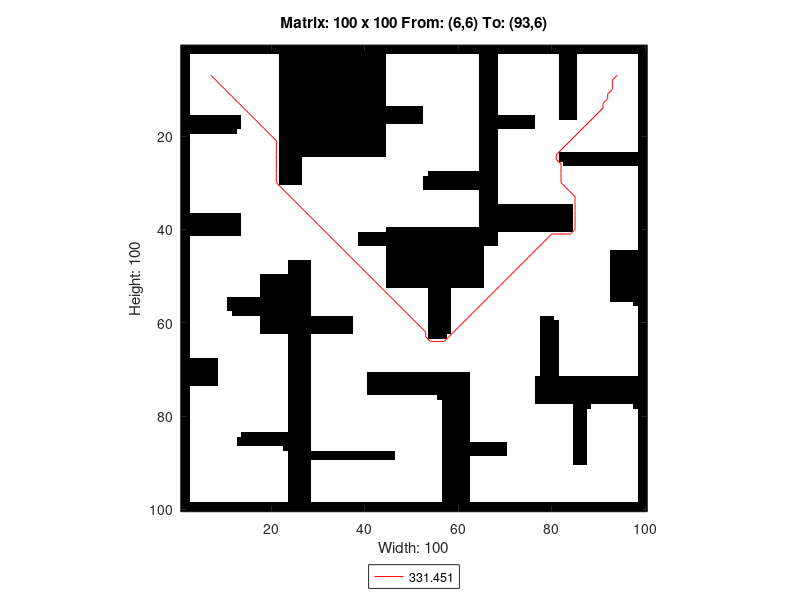

Write MATLAB code to recreate this figure.
A=[0 0 0 0 0 0 0 0 0 0 0 0 0 0 0 0 0 0 0 0 0 0 0 0 0 0 0 0 0 0 0 0 0 0 0 0 0 0 0 0 0 0 0 0 0 0 0 0 0 0 0 0 0 0 0 0 0 0 0 0 0 0 0 0 0 0 0 0 0 0 0 0 0 0 0 0 0 0 0 0 0 0 0 0 0 0 0 0 0 0 0 0 0 0 0 0 0 0 0 0 ;
0 0 0 0 0 0 0 0 0 0 0 0 0 0 0 0 0 0 0 0 0 0 0 0 0 0 0 0 0 0 0 0 0 0 0 0 0 0 0 0 0 0 0 0 0 0 0 0 0 0 0 0 0 0 0 0 0 0 0 0 0 0 0 0 0 0 0 0 0 0 0 0 0 0 0 0 0 0 0 0 0 0 0 0 0 0 0 0 0 0 0 0 0 0 0 0 0 0 0 0 ;
0 0 1 1 1 1 1 1 1 1 1 1 1 1 1 1 1 1 1 1 1 0 0 0 0 0 0 0 0 0 0 0 0 0 0 0 0 0 0 0 0 0 0 0 1 1 1 1 1 1 1 1 1 1 1 1 1 1 1 1 1 1 1 1 0 0 0 0 1 1 1 1 1 1 1 1 1 1 1 1 1 0 0 0 0 1 1 1 1 1 1 1 1 1 1 1 1 1 0 0 ;
0 0 1 1 1 1 1 1 1 1 1 1 1 1 1 1 1 1 1 1 1 0 0 0 0 0 0 0 0 0 0 0 0 0 0 0 0 0 0 0 0 0 0 0 1 1 1 1 1 1 1 1 1 1 1 1 1 1 1 1 1 1 1 1 0 0 0 0 1 1 1 1 1 1 1 1 1 1 1 1 1 0 0 0 0 1 1 1 1 1 1 1 1 1 1 1 1 1 0 0 ;
0 0 1 1 1 1 1 1 1 1 1 1 1 1 1 1 1 1 1 1 1 0 0 0 0 0 0 0 0 0 0 0 0 0 0 0 0 0 0 0 0 0 0 0 1 1 1 1 1 1 1 1 1 1 1 1 1 1 1 1 1 1 1 1 0 0 0 0 1 1 1 1 1 1 1 1 1 1 1 1 1 0 0 0 0 1 1 1 1 1 1 1 1 1 1 1 1 1 0 0 ;
0 0 1 1 1 1 1 1 1 1 1 1 1 1 1 1 1 1 1 1 1 0 0 0 0 0 0 0 0 0 0 0 0 0 0 0 0 0 0 0 0 0 0 0 1 1 1 1 1 1 1 1 1 1 1 1 1 1 1 1 1 1 1 1 0 0 0 0 1 1 1 1 1 1 1 1 1 1 1 1 1 0 0 0 0 1 1 1 1 1 1 1 1 1 1 1 1 1 0 0 ;
0 0 1 1 1 1 1 1 1 1 1 1 1 1 1 1 1 1 1 1 1 0 0 0 0 0 0 0 0 0 0 0 0 0 0 0 0 0 0 0 0 0 0 0 1 1 1 1 1 1 1 1 1 1 1 1 1 1 1 1 1 1 1 1 0 0 0 0 1 1 1 1 1 1 1 1 1 1 1 1 1 0 0 0 0 1 1 1 1 1 1 1 1 1 1 1 1 1 0 0 ;
0 0 1 1 1 1 1 1 1 1 1 1 1 1 1 1 1 1 1 1 1 0 0 0 0 0 0 0 0 0 0 0 0 0 0 0 0 0 0 0 0 0 0 0 1 1 1 1 1 1 1 1 1 1 1 1 1 1 1 1 1 1 1 1 0 0 0 0 1 1 1 1 1 1 1 1 1 1 1 1 1 0 0 0 0 1 1 1 1 1 1 1 1 1 1 1 1 1 0 0 ;
0 0 1 1 1 1 1 1 1 1 1 1 1 1 1 1 1 1 1 1 1 0 0 0 0 0 0 0 0 0 0 0 0 0 0 0 0 0 0 0 0 0 0 0 1 1 1 1 1 1 1 1 1 1 1 1 1 1 1 1 1 1 1 1 0 0 0 0 1 1 1 1 1 1 1 1 1 1 1 1 1 0 0 0 0 1 1 1 1 1 1 1 1 1 1 1 1 1 0 0 ;
0 0 1 1 1 1 1 1 1 1 1 1 1 1 1 1 1 1 1 1 1 0 0 0 0 0 0 0 0 0 0 0 0 0 0 0 0 0 0 0 0 0 0 0 1 1 1 1 1 1 1 1 1 1 1 1 1 1 1 1 1 1 1 1 0 0 0 0 1 1 1 1 1 1 1 1 1 1 1 1 1 0 0 0 0 1 1 1 1 1 1 1 1 1 1 1 1 1 0 0 ;
0 0 1 1 1 1 1 1 1 1 1 1 1 1 1 1 1 1 1 1 1 0 0 0 0 0 0 0 0 0 0 0 0 0 0 0 0 0 0 0 0 0 0 0 1 1 1 1 1 1 1 1 1 1 1 1 1 1 1 1 1 1 1 1 0 0 0 0 1 1 1 1 1 1 1 1 1 1 1 1 1 0 0 0 0 1 1 1 1 1 1 1 1 1 1 1 1 1 0 0 ;
0 0 1 1 1 1 1 1 1 1 1 1 1 1 1 1 1 1 1 1 1 0 0 0 0 0 0 0 0 0 0 0 0 0 0 0 0 0 0 0 0 0 0 0 1 1 1 1 1 1 1 1 1 1 1 1 1 1 1 1 1 1 1 1 0 0 0 0 1 1 1 1 1 1 1 1 1 1 1 1 1 0 0 0 0 1 1 1 1 1 1 1 1 1 1 1 1 1 0 0 ;
0 0 1 1 1 1 1 1 1 1 1 1 1 1 1 1 1 1 1 1 1 0 0 0 0 0 0 0 0 0 0 0 0 0 0 0 0 0 0 0 0 0 0 0 1 1 1 1 1 1 1 1 1 1 1 1 1 1 1 1 1 1 1 1 0 0 0 0 1 1 1 1 1 1 1 1 1 1 1 1 1 0 0 0 0 1 1 1 1 1 1 1 1 1 1 1 1 1 0 0 ;
0 0 1 1 1 1 1 1 1 1 1 1 1 1 1 1 1 1 1 1 1 0 0 0 0 0 0 0 0 0 0 0 0 0 0 0 0 0 0 0 0 0 0 0 0 0 0 0 0 0 0 0 1 1 1 1 1 1 1 1 1 1 1 1 0 0 0 0 1 1 1 1 1 1 1 1 1 1 1 1 1 0 0 0 0 1 1 1 1 1 1 1 1 1 1 1 1 1 0 0 ;
0 0 1 1 1 1 1 1 1 1 1 1 1 1 1 1 1 1 1 1 1 0 0 0 0 0 0 0 0 0 0 0 0 0 0 0 0 0 0 0 0 0 0 0 0 0 0 0 0 0 0 0 1 1 1 1 1 1 1 1 1 1 1 1 0 0 0 0 1 1 1 1 1 1 1 1 1 1 1 1 1 0 0 0 0 1 1 1 1 1 1 1 1 1 1 1 1 1 0 0 ;
0 0 0 0 0 0 0 0 0 0 0 0 0 1 1 1 1 1 1 1 1 0 0 0 0 0 0 0 0 0 0 0 0 0 0 0 0 0 0 0 0 0 0 0 0 0 0 0 0 0 0 0 1 1 1 1 1 1 1 1 1 1 1 1 0 0 0 0 0 0 0 0 0 0 0 0 1 1 1 1 1 0 0 0 0 1 1 1 1 1 1 1 1 1 1 1 1 1 0 0 ;
0 0 0 0 0 0 0 0 0 0 0 0 0 1 1 1 1 1 1 1 1 0 0 0 0 0 0 0 0 0 0 0 0 0 0 0 0 0 0 0 0 0 0 0 0 0 0 0 0 0 0 0 1 1 1 1 1 1 1 1 1 1 1 1 0 0 0 0 0 0 0 0 0 0 0 0 1 1 1 1 1 1 1 1 1 1 1 1 1 1 1 1 1 1 1 1 1 1 0 0 ;
0 0 0 0 0 0 0 0 0 0 0 0 0 1 1 1 1 1 1 1 1 0 0 0 0 0 0 0 0 0 0 0 0 0 0 0 0 0 0 0 0 0 0 0 1 1 1 1 1 1 1 1 1 1 1 1 1 1 1 1 1 1 1 1 0 0 0 0 0 0 0 0 0 0 0 0 1 1 1 1 1 1 1 1 1 1 1 1 1 1 1 1 1 1 1 1 1 1 0 0 ;
0 0 0 0 0 0 0 0 0 0 0 0 1 1 1 1 1 1 1 1 1 0 0 0 0 0 0 0 0 0 0 0 0 0 0 0 0 0 0 0 0 0 0 0 1 1 1 1 1 1 1 1 1 1 1 1 1 1 1 1 1 1 1 1 0 0 0 0 1 1 1 1 1 1 1 1 1 1 1 1 1 1 1 1 1 1 1 1 1 1 1 1 1 1 1 1 1 1 0 0 ;
0 0 1 1 1 1 1 1 1 1 1 1 1 1 1 1 1 1 1 1 1 0 0 0 0 0 0 0 0 0 0 0 0 0 0 0 0 0 0 0 0 0 0 0 1 1 1 1 1 1 1 1 1 1 1 1 1 1 1 1 1 1 1 1 0 0 0 0 1 1 1 1 1 1 1 1 1 1 1 1 1 1 1 1 1 1 1 1 1 1 1 1 1 1 1 1 1 1 0 0 ;
0 0 1 1 1 1 1 1 1 1 1 1 1 1 1 1 1 1 1 1 1 0 0 0 0 0 0 0 0 0 0 0 0 0 0 0 0 0 0 0 0 0 0 0 1 1 1 1 1 1 1 1 1 1 1 1 1 1 1 1 1 1 1 1 0 0 0 0 1 1 1 1 1 1 1 1 1 1 1 1 1 1 1 1 1 1 1 1 1 1 1 1 1 1 1 1 1 1 0 0 ;
0 0 1 1 1 1 1 1 1 1 1 1 1 1 1 1 1 1 1 1 1 0 0 0 0 0 0 0 0 0 0 0 0 0 0 0 0 0 0 0 0 0 0 0 1 1 1 1 1 1 1 1 1 1 1 1 1 1 1 1 1 1 1 1 0 0 0 0 1 1 1 1 1 1 1 1 1 1 1 1 1 1 1 1 1 1 1 1 1 1 1 1 1 1 1 1 1 1 0 0 ;
0 0 1 1 1 1 1 1 1 1 1 1 1 1 1 1 1 1 1 1 1 0 0 0 0 0 0 0 0 0 0 0 0 0 0 0 0 0 0 0 0 0 0 0 1 1 1 1 1 1 1 1 1 1 1 1 1 1 1 1 1 1 1 1 0 0 0 0 1 1 1 1 1 1 1 1 1 1 1 1 1 1 1 1 1 1 1 1 1 1 1 1 1 1 1 1 1 1 0 0 ;
0 0 1 1 1 1 1 1 1 1 1 1 1 1 1 1 1 1 1 1 1 0 0 0 0 0 0 0 0 0 0 0 0 0 0 0 0 0 0 0 0 0 0 0 1 1 1 1 1 1 1 1 1 1 1 1 1 1 1 1 1 1 1 1 0 0 0 0 1 1 1 1 1 1 1 1 1 1 1 1 1 0 0 0 0 0 0 0 0 0 0 0 0 0 0 0 0 0 0 0 ;
0 0 1 1 1 1 1 1 1 1 1 1 1 1 1 1 1 1 1 1 1 0 0 0 0 0 1 1 1 1 1 1 1 1 1 1 1 1 1 1 1 1 1 1 1 1 1 1 1 1 1 1 1 1 1 1 1 1 1 1 1 1 1 1 0 0 0 0 1 1 1 1 1 1 1 1 1 1 1 1 1 0 0 0 0 0 0 0 0 0 0 0 0 0 0 0 0 0 0 0 ;
0 0 1 1 1 1 1 1 1 1 1 1 1 1 1 1 1 1 1 1 1 0 0 0 0 0 1 1 1 1 1 1 1 1 1 1 1 1 1 1 1 1 1 1 1 1 1 1 1 1 1 1 1 1 1 1 1 1 1 1 1 1 1 1 0 0 0 0 1 1 1 1 1 1 1 1 1 1 1 1 1 1 0 0 0 0 0 0 0 0 0 0 0 0 0 0 0 0 0 0 ;
0 0 1 1 1 1 1 1 1 1 1 1 1 1 1 1 1 1 1 1 1 0 0 0 0 0 1 1 1 1 1 1 1 1 1 1 1 1 1 1 1 1 1 1 1 1 1 1 1 1 1 1 1 1 1 1 1 1 1 1 1 1 1 1 0 0 0 0 1 1 1 1 1 1 1 1 1 1 1 1 1 1 1 1 1 1 1 1 1 1 1 1 1 1 1 1 1 1 0 0 ;
0 0 1 1 1 1 1 1 1 1 1 1 1 1 1 1 1 1 1 1 1 0 0 0 0 0 1 1 1 1 1 1 1 1 1 1 1 1 1 1 1 1 1 1 1 1 1 1 1 1 1 1 1 0 0 0 0 0 0 0 0 0 0 0 0 0 0 0 1 1 1 1 1 1 1 1 1 1 1 1 1 1 1 1 1 1 1 1 1 1 1 1 1 1 1 1 1 1 0 0 ;
0 0 1 1 1 1 1 1 1 1 1 1 1 1 1 1 1 1 1 1 1 0 0 0 0 0 1 1 1 1 1 1 1 1 1 1 1 1 1 1 1 1 1 1 1 1 1 1 1 1 1 1 0 0 0 0 0 0 0 0 0 0 0 0 0 0 0 0 1 1 1 1 1 1 1 1 1 1 1 1 1 1 1 1 1 1 1 1 1 1 1 1 1 1 1 1 1 1 0 0 ;
0 0 1 1 1 1 1 1 1 1 1 1 1 1 1 1 1 1 1 1 1 0 0 0 0 0 1 1 1 1 1 1 1 1 1 1 1 1 1 1 1 1 1 1 1 1 1 1 1 1 1 1 0 0 0 0 0 0 0 0 0 0 0 0 0 0 0 0 1 1 1 1 1 1 1 1 1 1 1 1 1 1 1 1 1 1 1 1 1 1 1 1 1 1 1 1 1 1 0 0 ;
0 0 1 1 1 1 1 1 1 1 1 1 1 1 1 1 1 1 1 1 1 1 1 1 1 1 1 1 1 1 1 1 1 1 1 1 1 1 1 1 1 1 1 1 1 1 1 1 1 1 1 1 0 0 0 0 0 0 0 0 0 0 0 0 0 0 0 0 1 1 1 1 1 1 1 1 1 1 1 1 1 1 1 1 1 1 1 1 1 1 1 1 1 1 1 1 1 1 0 0 ;
0 0 1 1 1 1 1 1 1 1 1 1 1 1 1 1 1 1 1 1 1 1 1 1 1 1 1 1 1 1 1 1 1 1 1 1 1 1 1 1 1 1 1 1 1 1 1 1 1 1 1 1 1 1 1 1 1 1 1 1 1 1 1 1 0 0 0 0 1 1 1 1 1 1 1 1 1 1 1 1 1 1 1 1 1 1 1 1 1 1 1 1 1 1 1 1 1 1 0 0 ;
0 0 1 1 1 1 1 1 1 1 1 1 1 1 1 1 1 1 1 1 1 1 1 1 1 1 1 1 1 1 1 1 1 1 1 1 1 1 1 1 1 1 1 1 1 1 1 1 1 1 1 1 1 1 1 1 1 1 1 1 1 1 1 1 0 0 0 0 1 1 1 1 1 1 1 1 1 1 1 1 1 1 1 1 1 1 1 1 1 1 1 1 1 1 1 1 1 1 0 0 ;
0 0 1 1 1 1 1 1 1 1 1 1 1 1 1 1 1 1 1 1 1 1 1 1 1 1 1 1 1 1 1 1 1 1 1 1 1 1 1 1 1 1 1 1 1 1 1 1 1 1 1 1 1 1 1 1 1 1 1 1 1 1 1 1 0 0 0 0 1 1 1 1 1 1 1 1 1 1 1 1 1 1 1 1 1 1 1 1 1 1 1 1 1 1 1 1 1 1 0 0 ;
0 0 1 1 1 1 1 1 1 1 1 1 1 1 1 1 1 1 1 1 1 1 1 1 1 1 1 1 1 1 1 1 1 1 1 1 1 1 1 1 1 1 1 1 1 1 1 1 1 1 1 1 1 1 1 1 1 1 1 1 1 1 1 1 0 0 0 0 0 0 0 0 0 0 0 0 0 0 0 0 0 0 0 0 1 1 1 1 1 1 1 1 1 1 1 1 1 1 0 0 ;
0 0 1 1 1 1 1 1 1 1 1 1 1 1 1 1 1 1 1 1 1 1 1 1 1 1 1 1 1 1 1 1 1 1 1 1 1 1 1 1 1 1 1 1 1 1 1 1 1 1 1 1 1 1 1 1 1 1 1 1 1 1 1 1 0 0 0 0 0 0 0 0 0 0 0 0 0 0 0 0 0 0 0 0 1 1 1 1 1 1 1 1 1 1 1 1 1 1 0 0 ;
0 0 0 0 0 0 0 0 0 0 0 0 0 1 1 1 1 1 1 1 1 1 1 1 1 1 1 1 1 1 1 1 1 1 1 1 1 1 1 1 1 1 1 1 1 1 1 1 1 1 1 1 1 1 1 1 1 1 1 1 1 1 1 1 0 0 0 0 0 0 0 0 0 0 0 0 0 0 0 0 0 0 0 0 1 1 1 1 1 1 1 1 1 1 1 1 1 1 0 0 ;
0 0 0 0 0 0 0 0 0 0 0 0 0 1 1 1 1 1 1 1 1 1 1 1 1 1 1 1 1 1 1 1 1 1 1 1 1 1 1 1 1 1 1 1 1 1 1 1 1 1 1 1 1 1 1 1 1 1 1 1 1 1 1 1 0 0 0 0 0 0 0 0 0 0 0 0 0 0 0 0 0 0 0 0 1 1 1 1 1 1 1 1 1 1 1 1 1 1 0 0 ;
0 0 0 0 0 0 0 0 0 0 0 0 0 1 1 1 1 1 1 1 1 1 1 1 1 1 1 1 1 1 1 1 1 1 1 1 1 1 1 1 1 1 1 1 1 1 1 1 1 1 1 1 1 1 1 1 1 1 1 1 1 1 1 1 0 0 0 0 0 0 0 0 0 0 0 0 0 0 0 0 0 0 0 0 1 1 1 1 1 1 1 1 1 1 1 1 1 1 0 0 ;
0 0 0 0 0 0 0 0 0 0 0 0 0 1 1 1 1 1 1 1 1 1 1 1 1 1 1 1 1 1 1 1 1 1 1 1 1 1 1 1 1 1 1 1 0 0 0 0 0 0 0 0 0 0 0 0 0 0 0 0 0 0 0 0 0 0 0 0 0 0 0 0 0 0 0 0 0 0 0 0 0 0 0 0 1 1 1 1 1 1 1 1 1 1 1 1 1 1 0 0 ;
0 0 0 0 0 0 0 0 0 0 0 0 0 1 1 1 1 1 1 1 1 1 1 1 1 1 1 1 1 1 1 1 1 1 1 1 1 1 0 0 0 0 0 0 0 0 0 0 0 0 0 0 0 0 0 0 0 0 0 0 0 0 0 0 0 0 0 0 1 1 1 1 1 1 1 1 1 1 1 1 1 1 1 1 1 1 1 1 1 1 1 1 1 1 1 1 1 1 0 0 ;
0 0 1 1 1 1 1 1 1 1 1 1 1 1 1 1 1 1 1 1 1 1 1 1 1 1 1 1 1 1 1 1 1 1 1 1 1 1 0 0 0 0 0 0 0 0 0 0 0 0 0 0 0 0 0 0 0 0 0 0 0 0 0 0 0 0 0 0 1 1 1 1 1 1 1 1 1 1 1 1 1 1 1 1 1 1 1 1 1 1 1 1 1 1 1 1 1 1 0 0 ;
0 0 1 1 1 1 1 1 1 1 1 1 1 1 1 1 1 1 1 1 1 1 1 1 1 1 1 1 1 1 1 1 1 1 1 1 1 1 0 0 0 0 0 0 0 0 0 0 0 0 0 0 0 0 0 0 0 0 0 0 0 0 0 0 0 0 0 0 1 1 1 1 1 1 1 1 1 1 1 1 1 1 1 1 1 1 1 1 1 1 1 1 1 1 1 1 1 1 0 0 ;
0 0 1 1 1 1 1 1 1 1 1 1 1 1 1 1 1 1 1 1 1 1 1 1 1 1 1 1 1 1 1 1 1 1 1 1 1 1 1 1 1 1 1 1 0 0 0 0 0 0 0 0 0 0 0 0 0 0 0 0 0 0 0 0 0 1 1 1 1 1 1 1 1 1 1 1 1 1 1 1 1 1 1 1 1 1 1 1 1 1 1 1 1 1 1 1 1 1 0 0 ;
0 0 1 1 1 1 1 1 1 1 1 1 1 1 1 1 1 1 1 1 1 1 1 1 1 1 1 1 1 1 1 1 1 1 1 1 1 1 1 1 1 1 1 1 0 0 0 0 0 0 0 0 0 0 0 0 0 0 0 0 0 0 0 0 0 1 1 1 1 1 1 1 1 1 1 1 1 1 1 1 1 1 1 1 1 1 1 1 1 1 1 1 0 0 0 0 0 0 0 0 ;
0 0 1 1 1 1 1 1 1 1 1 1 1 1 1 1 1 1 1 1 1 1 1 1 1 1 1 1 1 1 1 1 1 1 1 1 1 1 1 1 1 1 1 1 0 0 0 0 0 0 0 0 0 0 0 0 0 0 0 0 0 0 0 0 0 1 1 1 1 1 1 1 1 1 1 1 1 1 1 1 1 1 1 1 1 1 1 1 1 1 1 1 0 0 0 0 0 0 0 0 ;
0 0 1 1 1 1 1 1 1 1 1 1 1 1 1 1 1 1 1 1 1 1 1 0 0 0 0 0 1 1 1 1 1 1 1 1 1 1 1 1 1 1 1 1 0 0 0 0 0 0 0 0 0 0 0 0 0 0 0 0 0 0 0 0 0 1 1 1 1 1 1 1 1 1 1 1 1 1 1 1 1 1 1 1 1 1 1 1 1 1 1 1 0 0 0 0 0 0 0 0 ;
0 0 1 1 1 1 1 1 1 1 1 1 1 1 1 1 1 1 1 1 1 1 1 0 0 0 0 0 1 1 1 1 1 1 1 1 1 1 1 1 1 1 1 1 0 0 0 0 0 0 0 0 0 0 0 0 0 0 0 0 0 0 0 0 0 1 1 1 1 1 1 1 1 1 1 1 1 1 1 1 1 1 1 1 1 1 1 1 1 1 1 1 0 0 0 0 0 0 0 0 ;
0 0 1 1 1 1 1 1 1 1 1 1 1 1 1 1 1 1 1 1 1 1 1 0 0 0 0 0 1 1 1 1 1 1 1 1 1 1 1 1 1 1 1 1 0 0 0 0 0 0 0 0 0 0 0 0 0 0 0 0 0 0 0 0 0 1 1 1 1 1 1 1 1 1 1 1 1 1 1 1 1 1 1 1 1 1 1 1 1 1 1 1 0 0 0 0 0 0 0 0 ;
0 0 1 1 1 1 1 1 1 1 1 1 1 1 1 1 1 0 0 0 0 0 0 0 0 0 0 0 1 1 1 1 1 1 1 1 1 1 1 1 1 1 1 1 0 0 0 0 0 0 0 0 0 0 0 0 0 0 0 0 0 0 0 0 0 1 1 1 1 1 1 1 1 1 1 1 1 1 1 1 1 1 1 1 1 1 1 1 1 1 1 1 0 0 0 0 0 0 0 0 ;
0 0 1 1 1 1 1 1 1 1 1 1 1 1 1 1 1 0 0 0 0 0 0 0 0 0 0 0 1 1 1 1 1 1 1 1 1 1 1 1 1 1 1 1 0 0 0 0 0 0 0 0 0 0 0 0 0 0 0 0 0 0 0 0 0 1 1 1 1 1 1 1 1 1 1 1 1 1 1 1 1 1 1 1 1 1 1 1 1 1 1 1 0 0 0 0 0 0 0 0 ;
0 0 1 1 1 1 1 1 1 1 1 1 1 1 1 1 1 0 0 0 0 0 0 0 0 0 0 0 1 1 1 1 1 1 1 1 1 1 1 1 1 1 1 1 0 0 0 0 0 0 0 0 0 0 0 0 0 0 0 0 0 0 0 0 0 1 1 1 1 1 1 1 1 1 1 1 1 1 1 1 1 1 1 1 1 1 1 1 1 1 1 1 0 0 0 0 0 0 0 0 ;
0 0 1 1 1 1 1 1 1 1 1 1 1 1 1 1 1 0 0 0 0 0 0 0 0 0 0 0 1 1 1 1 1 1 1 1 1 1 1 1 1 1 1 1 1 1 1 1 1 1 1 1 1 0 0 0 0 0 1 1 1 1 1 1 1 1 1 1 1 1 1 1 1 1 1 1 1 1 1 1 1 1 1 1 1 1 1 1 1 1 1 1 0 0 0 0 0 0 0 0 ;
0 0 1 1 1 1 1 1 1 1 1 1 1 1 1 1 1 0 0 0 0 0 0 0 0 0 0 0 1 1 1 1 1 1 1 1 1 1 1 1 1 1 1 1 1 1 1 1 1 1 1 1 1 0 0 0 0 0 1 1 1 1 1 1 1 1 1 1 1 1 1 1 1 1 1 1 1 1 1 1 1 1 1 1 1 1 1 1 1 1 1 1 0 0 0 0 0 0 0 0 ;
0 0 1 1 1 1 1 1 1 1 0 0 0 0 0 0 0 0 0 0 0 0 0 0 0 0 0 0 1 1 1 1 1 1 1 1 1 1 1 1 1 1 1 1 1 1 1 1 1 1 1 1 1 0 0 0 0 0 1 1 1 1 1 1 1 1 1 1 1 1 1 1 1 1 1 1 1 1 1 1 1 1 1 1 1 1 1 1 1 1 1 1 0 0 0 0 0 0 0 0 ;
0 0 1 1 1 1 1 1 1 1 0 0 0 0 0 0 0 0 0 0 0 0 0 0 0 0 0 0 1 1 1 1 1 1 1 1 1 1 1 1 1 1 1 1 1 1 1 1 1 1 1 1 1 0 0 0 0 0 1 1 1 1 1 1 1 1 1 1 1 1 1 1 1 1 1 1 1 1 1 1 1 1 1 1 1 1 1 1 1 1 1 1 1 1 1 1 1 0 0 0 ;
0 0 1 1 1 1 1 1 1 1 0 0 0 0 0 0 0 0 0 0 0 0 0 0 0 0 0 0 1 1 1 1 1 1 1 1 1 1 1 1 1 1 1 1 1 1 1 1 1 1 1 1 1 0 0 0 0 0 1 1 1 1 1 1 1 1 1 1 1 1 1 1 1 1 1 1 1 1 1 1 1 1 1 1 1 1 1 1 1 1 1 1 1 1 1 1 1 1 0 0 ;
0 0 1 1 1 1 1 1 1 1 1 0 0 0 0 0 0 0 0 0 0 0 0 0 0 0 0 0 1 1 1 1 1 1 1 1 1 1 1 1 1 1 1 1 1 1 1 1 1 1 1 1 1 0 0 0 0 0 1 1 1 1 1 1 1 1 1 1 1 1 1 1 1 1 1 1 1 1 1 1 1 1 1 1 1 1 1 1 1 1 1 1 1 1 1 1 1 1 0 0 ;
0 0 1 1 1 1 1 1 1 1 1 1 1 1 1 1 1 0 0 0 0 0 0 0 0 0 0 0 0 0 0 0 0 0 0 0 0 1 1 1 1 1 1 1 1 1 1 1 1 1 1 1 1 0 0 0 0 0 1 1 1 1 1 1 1 1 1 1 1 1 1 1 1 1 1 1 1 0 0 0 1 1 1 1 1 1 1 1 1 1 1 1 1 1 1 1 1 1 0 0 ;
0 0 1 1 1 1 1 1 1 1 1 1 1 1 1 1 1 0 0 0 0 0 0 0 0 0 0 0 0 0 0 0 0 0 0 0 0 1 1 1 1 1 1 1 1 1 1 1 1 1 1 1 1 0 0 0 0 0 1 1 1 1 1 1 1 1 1 1 1 1 1 1 1 1 1 1 1 0 0 0 0 1 1 1 1 1 1 1 1 1 1 1 1 1 1 1 1 1 0 0 ;
0 0 1 1 1 1 1 1 1 1 1 1 1 1 1 1 1 0 0 0 0 0 0 0 0 0 0 0 0 0 0 0 0 0 0 0 0 1 1 1 1 1 1 1 1 1 1 1 1 1 1 1 1 0 0 0 0 0 1 1 1 1 1 1 1 1 1 1 1 1 1 1 1 1 1 1 1 0 0 0 0 1 1 1 1 1 1 1 1 1 1 1 1 1 1 1 1 1 0 0 ;
0 0 1 1 1 1 1 1 1 1 1 1 1 1 1 1 1 0 0 0 0 0 0 0 0 0 0 0 0 0 0 0 0 0 0 0 0 1 1 1 1 1 1 1 1 1 1 1 1 1 1 1 1 0 0 0 0 0 1 1 1 1 1 1 1 1 1 1 1 1 1 1 1 1 1 1 1 0 0 0 0 1 1 1 1 1 1 1 1 1 1 1 1 1 1 1 1 1 0 0 ;
0 0 1 1 1 1 1 1 1 1 1 1 1 1 1 1 1 1 1 1 1 1 1 0 0 0 0 0 1 1 1 1 1 1 1 1 1 1 1 1 1 1 1 1 1 1 1 1 1 1 1 1 1 0 0 0 0 1 1 1 1 1 1 1 1 1 1 1 1 1 1 1 1 1 1 1 1 0 0 0 0 1 1 1 1 1 1 1 1 1 1 1 1 1 1 1 1 1 0 0 ;
0 0 1 1 1 1 1 1 1 1 1 1 1 1 1 1 1 1 1 1 1 1 1 0 0 0 0 0 1 1 1 1 1 1 1 1 1 1 1 1 1 1 1 1 1 1 1 1 1 1 1 1 1 1 1 1 1 1 1 1 1 1 1 1 1 1 1 1 1 1 1 1 1 1 1 1 1 0 0 0 0 1 1 1 1 1 1 1 1 1 1 1 1 1 1 1 1 1 0 0 ;
0 0 1 1 1 1 1 1 1 1 1 1 1 1 1 1 1 1 1 1 1 1 1 0 0 0 0 0 1 1 1 1 1 1 1 1 1 1 1 1 1 1 1 1 1 1 1 1 1 1 1 1 1 1 1 1 1 1 1 1 1 1 1 1 1 1 1 1 1 1 1 1 1 1 1 1 1 0 0 0 0 1 1 1 1 1 1 1 1 1 1 1 1 1 1 1 1 1 0 0 ;
0 0 1 1 1 1 1 1 1 1 1 1 1 1 1 1 1 1 1 1 1 1 1 0 0 0 0 0 1 1 1 1 1 1 1 1 1 1 1 1 1 1 1 1 1 1 1 1 1 1 1 1 1 1 1 1 1 1 1 1 1 1 1 1 1 1 1 1 1 1 1 1 1 1 1 1 1 0 0 0 0 1 1 1 1 1 1 1 1 1 1 1 1 1 1 1 1 1 0 0 ;
0 0 1 1 1 1 1 1 1 1 1 1 1 1 1 1 1 1 1 1 1 1 1 0 0 0 0 0 1 1 1 1 1 1 1 1 1 1 1 1 1 1 1 1 1 1 1 1 1 1 1 1 1 1 1 1 1 1 1 1 1 1 1 1 1 1 1 1 1 1 1 1 1 1 1 1 1 0 0 0 0 1 1 1 1 1 1 1 1 1 1 1 1 1 1 1 1 1 0 0 ;
0 0 0 0 0 0 0 0 1 1 1 1 1 1 1 1 1 1 1 1 1 1 1 0 0 0 0 0 1 1 1 1 1 1 1 1 1 1 1 1 1 1 1 1 1 1 1 1 1 1 1 1 1 1 1 1 1 1 1 1 1 1 1 1 1 1 1 1 1 1 1 1 1 1 1 1 1 0 0 0 0 1 1 1 1 1 1 1 1 1 1 1 1 1 1 1 1 1 0 0 ;
0 0 0 0 0 0 0 0 1 1 1 1 1 1 1 1 1 1 1 1 1 1 1 0 0 0 0 0 1 1 1 1 1 1 1 1 1 1 1 1 1 1 1 1 1 1 1 1 1 1 1 1 1 1 1 1 1 1 1 1 1 1 1 1 1 1 1 1 1 1 1 1 1 1 1 1 1 0 0 0 0 1 1 1 1 1 1 1 1 1 1 1 1 1 1 1 1 1 0 0 ;
0 0 0 0 0 0 0 0 1 1 1 1 1 1 1 1 1 1 1 1 1 1 1 0 0 0 0 0 1 1 1 1 1 1 1 1 1 1 1 1 1 1 1 1 1 1 1 1 1 1 1 1 1 1 1 1 1 1 1 1 1 1 1 1 1 1 1 1 1 1 1 1 1 1 1 1 1 0 0 0 0 1 1 1 1 1 1 1 1 1 1 1 1 1 1 1 1 1 0 0 ;
0 0 0 0 0 0 0 0 1 1 1 1 1 1 1 1 1 1 1 1 1 1 1 0 0 0 0 0 1 1 1 1 1 1 1 1 1 1 1 1 0 0 0 0 0 0 0 0 0 0 0 0 0 0 0 0 0 0 0 0 0 0 1 1 1 1 1 1 1 1 1 1 1 1 1 1 1 0 0 0 0 1 1 1 1 1 1 1 1 1 1 1 1 1 1 1 1 1 0 0 ;
0 0 0 0 0 0 0 0 1 1 1 1 1 1 1 1 1 1 1 1 1 1 1 0 0 0 0 0 1 1 1 1 1 1 1 1 1 1 1 1 0 0 0 0 0 0 0 0 0 0 0 0 0 0 0 0 0 0 0 0 0 0 1 1 1 1 1 1 1 1 1 1 1 1 1 1 0 0 0 0 0 0 0 0 0 0 0 0 0 0 0 0 0 0 0 0 0 0 0 0 ;
0 0 0 0 0 0 0 0 1 1 1 1 1 1 1 1 1 1 1 1 1 1 1 0 0 0 0 0 1 1 1 1 1 1 1 1 1 1 1 1 0 0 0 0 0 0 0 0 0 0 0 0 0 0 0 0 0 0 0 0 0 0 1 1 1 1 1 1 1 1 1 1 1 1 1 1 0 0 0 0 0 0 0 0 0 0 0 0 0 0 0 0 0 0 0 0 0 0 0 0 ;
0 0 1 1 1 1 1 1 1 1 1 1 1 1 1 1 1 1 1 1 1 1 1 0 0 0 0 0 1 1 1 1 1 1 1 1 1 1 1 1 0 0 0 0 0 0 0 0 0 0 0 0 0 0 0 0 0 0 0 0 0 0 1 1 1 1 1 1 1 1 1 1 1 1 1 1 0 0 0 0 0 0 0 0 0 0 0 0 0 0 0 0 0 0 0 0 0 0 0 0 ;
0 0 1 1 1 1 1 1 1 1 1 1 1 1 1 1 1 1 1 1 1 1 1 0 0 0 0 0 1 1 1 1 1 1 1 1 1 1 1 1 0 0 0 0 0 0 0 0 0 0 0 0 0 0 0 0 0 0 0 0 0 0 1 1 1 1 1 1 1 1 1 1 1 1 1 1 0 0 0 0 0 0 0 0 0 0 0 0 0 0 0 0 0 0 0 0 0 0 0 0 ;
0 0 1 1 1 1 1 1 1 1 1 1 1 1 1 1 1 1 1 1 1 1 1 0 0 0 0 0 1 1 1 1 1 1 1 1 1 1 1 1 1 1 1 1 1 1 1 1 1 1 1 1 1 1 1 0 0 0 0 0 0 0 1 1 1 1 1 1 1 1 1 1 1 1 1 1 0 0 0 0 0 0 0 0 0 0 0 0 0 0 0 0 0 0 0 0 0 0 0 0 ;
0 0 1 1 1 1 1 1 1 1 1 1 1 1 1 1 1 1 1 1 1 1 1 0 0 0 0 0 1 1 1 1 1 1 1 1 1 1 1 1 1 1 1 1 1 1 1 1 1 1 1 1 1 1 1 1 0 0 0 0 0 0 1 1 1 1 1 1 1 1 1 1 1 1 1 1 0 0 0 0 0 0 0 0 0 0 0 0 0 0 0 0 0 0 0 0 0 0 0 0 ;
0 0 1 1 1 1 1 1 1 1 1 1 1 1 1 1 1 1 1 1 1 1 1 0 0 0 0 0 1 1 1 1 1 1 1 1 1 1 1 1 1 1 1 1 1 1 1 1 1 1 1 1 1 1 1 1 0 0 0 0 0 0 1 1 1 1 1 1 1 1 1 1 1 1 1 1 1 1 1 1 1 1 1 1 0 0 0 0 1 1 1 1 1 1 1 1 1 0 0 0 ;
0 0 1 1 1 1 1 1 1 1 1 1 1 1 1 1 1 1 1 1 1 1 1 0 0 0 0 0 1 1 1 1 1 1 1 1 1 1 1 1 1 1 1 1 1 1 1 1 1 1 1 1 1 1 1 1 0 0 0 0 0 0 1 1 1 1 1 1 1 1 1 1 1 1 1 1 1 1 1 1 1 1 1 1 0 0 0 1 1 1 1 1 1 1 1 1 1 1 0 0 ;
0 0 1 1 1 1 1 1 1 1 1 1 1 1 1 1 1 1 1 1 1 1 1 0 0 0 0 0 1 1 1 1 1 1 1 1 1 1 1 1 1 1 1 1 1 1 1 1 1 1 1 1 1 1 1 1 0 0 0 0 0 0 1 1 1 1 1 1 1 1 1 1 1 1 1 1 1 1 1 1 1 1 1 1 0 0 0 1 1 1 1 1 1 1 1 1 1 1 0 0 ;
0 0 1 1 1 1 1 1 1 1 1 1 1 1 1 1 1 1 1 1 1 1 1 0 0 0 0 0 1 1 1 1 1 1 1 1 1 1 1 1 1 1 1 1 1 1 1 1 1 1 1 1 1 1 1 1 0 0 0 0 0 0 1 1 1 1 1 1 1 1 1 1 1 1 1 1 1 1 1 1 1 1 1 1 0 0 0 1 1 1 1 1 1 1 1 1 1 1 0 0 ;
0 0 1 1 1 1 1 1 1 1 1 1 1 1 1 1 1 1 1 1 1 1 1 0 0 0 0 0 1 1 1 1 1 1 1 1 1 1 1 1 1 1 1 1 1 1 1 1 1 1 1 1 1 1 1 1 0 0 0 0 0 0 1 1 1 1 1 1 1 1 1 1 1 1 1 1 1 1 1 1 1 1 1 1 0 0 0 1 1 1 1 1 1 1 1 1 1 1 0 0 ;
0 0 1 1 1 1 1 1 1 1 1 1 1 1 1 1 1 1 1 1 1 1 1 0 0 0 0 0 1 1 1 1 1 1 1 1 1 1 1 1 1 1 1 1 1 1 1 1 1 1 1 1 1 1 1 1 0 0 0 0 0 0 1 1 1 1 1 1 1 1 1 1 1 1 1 1 1 1 1 1 1 1 1 1 0 0 0 1 1 1 1 1 1 1 1 1 1 1 0 0 ;
0 0 1 1 1 1 1 1 1 1 1 1 1 0 0 0 0 0 0 0 0 0 0 0 0 0 0 0 1 1 1 1 1 1 1 1 1 1 1 1 1 1 1 1 1 1 1 1 1 1 1 1 1 1 1 1 0 0 0 0 0 0 1 1 1 1 1 1 1 1 1 1 1 1 1 1 1 1 1 1 1 1 1 1 0 0 0 1 1 1 1 1 1 1 1 1 1 1 0 0 ;
0 0 1 1 1 1 1 1 1 1 1 1 0 0 0 0 0 0 0 0 0 0 0 0 0 0 0 0 1 1 1 1 1 1 1 1 1 1 1 1 1 1 1 1 1 1 1 1 1 1 1 1 1 1 1 1 0 0 0 0 0 0 1 1 1 1 1 1 1 1 1 1 1 1 1 1 1 1 1 1 1 1 1 1 0 0 0 1 1 1 1 1 1 1 1 1 1 1 0 0 ;
0 0 1 1 1 1 1 1 1 1 1 1 0 0 0 0 0 0 0 0 0 0 0 0 0 0 0 0 1 1 1 1 1 1 1 1 1 1 1 1 1 1 1 1 1 1 1 1 1 1 1 1 1 1 1 1 0 0 0 0 0 0 0 0 0 0 0 0 0 0 1 1 1 1 1 1 1 1 1 1 1 1 1 1 0 0 0 1 1 1 1 1 1 1 1 1 1 1 0 0 ;
0 0 1 1 1 1 1 1 1 1 1 1 1 1 1 1 1 1 1 1 1 1 0 0 0 0 0 0 1 1 1 1 1 1 1 1 1 1 1 1 1 1 1 1 1 1 1 1 1 1 1 1 1 1 1 1 0 0 0 0 0 0 0 0 0 0 0 0 0 0 1 1 1 1 1 1 1 1 1 1 1 1 1 1 0 0 0 1 1 1 1 1 1 1 1 1 1 1 0 0 ;
0 0 1 1 1 1 1 1 1 1 1 1 1 1 1 1 1 1 1 1 1 1 1 0 0 0 0 0 0 0 0 0 0 0 0 0 0 0 0 0 0 0 0 0 0 0 1 1 1 1 1 1 1 1 1 1 0 0 0 0 0 0 0 0 0 0 0 0 0 0 1 1 1 1 1 1 1 1 1 1 1 1 1 1 0 0 0 1 1 1 1 1 1 1 1 1 1 1 0 0 ;
0 0 1 1 1 1 1 1 1 1 1 1 1 1 1 1 1 1 1 1 1 1 1 0 0 0 0 0 0 0 0 0 0 0 0 0 0 0 0 0 0 0 0 0 0 0 1 1 1 1 1 1 1 1 1 1 0 0 0 0 0 0 1 1 1 1 1 1 1 1 1 1 1 1 1 1 1 1 1 1 1 1 1 1 0 0 0 1 1 1 1 1 1 1 1 1 1 1 0 0 ;
0 0 1 1 1 1 1 1 1 1 1 1 1 1 1 1 1 1 1 1 1 1 1 0 0 0 0 0 1 1 1 1 1 1 1 1 1 1 1 1 1 1 1 1 1 1 1 1 1 1 1 1 1 1 1 1 0 0 0 0 0 0 1 1 1 1 1 1 1 1 1 1 1 1 1 1 1 1 1 1 1 1 1 1 0 0 0 1 1 1 1 1 1 1 1 1 1 1 0 0 ;
0 0 1 1 1 1 1 1 1 1 1 1 1 1 1 1 1 1 1 1 1 1 1 0 0 0 0 0 1 1 1 1 1 1 1 1 1 1 1 1 1 1 1 1 1 1 1 1 1 1 1 1 1 1 1 1 0 0 0 0 0 0 1 1 1 1 1 1 1 1 1 1 1 1 1 1 1 1 1 1 1 1 1 1 1 1 1 1 1 1 1 1 1 1 1 1 1 1 0 0 ;
0 0 1 1 1 1 1 1 1 1 1 1 1 1 1 1 1 1 1 1 1 1 1 0 0 0 0 0 1 1 1 1 1 1 1 1 1 1 1 1 1 1 1 1 1 1 1 1 1 1 1 1 1 1 1 1 0 0 0 0 0 0 1 1 1 1 1 1 1 1 1 1 1 1 1 1 1 1 1 1 1 1 1 1 1 1 1 1 1 1 1 1 1 1 1 1 1 1 0 0 ;
0 0 1 1 1 1 1 1 1 1 1 1 1 1 1 1 1 1 1 1 1 1 1 0 0 0 0 0 1 1 1 1 1 1 1 1 1 1 1 1 1 1 1 1 1 1 1 1 1 1 1 1 1 1 1 1 0 0 0 0 0 0 1 1 1 1 1 1 1 1 1 1 1 1 1 1 1 1 1 1 1 1 1 1 1 1 1 1 1 1 1 1 1 1 1 1 1 1 0 0 ;
0 0 1 1 1 1 1 1 1 1 1 1 1 1 1 1 1 1 1 1 1 1 1 0 0 0 0 0 1 1 1 1 1 1 1 1 1 1 1 1 1 1 1 1 1 1 1 1 1 1 1 1 1 1 1 1 0 0 0 0 0 0 1 1 1 1 1 1 1 1 1 1 1 1 1 1 1 1 1 1 1 1 1 1 1 1 1 1 1 1 1 1 1 1 1 1 1 1 0 0 ;
0 0 1 1 1 1 1 1 1 1 1 1 1 1 1 1 1 1 1 1 1 1 1 0 0 0 0 0 1 1 1 1 1 1 1 1 1 1 1 1 1 1 1 1 1 1 1 1 1 1 1 1 1 1 1 1 0 0 0 0 0 0 1 1 1 1 1 1 1 1 1 1 1 1 1 1 1 1 1 1 1 1 1 1 1 1 1 1 1 1 1 1 1 1 1 1 1 1 0 0 ;
0 0 1 1 1 1 1 1 1 1 1 1 1 1 1 1 1 1 1 1 1 1 1 0 0 0 0 0 1 1 1 1 1 1 1 1 1 1 1 1 1 1 1 1 1 1 1 1 1 1 1 1 1 1 1 1 0 0 0 0 0 0 1 1 1 1 1 1 1 1 1 1 1 1 1 1 1 1 1 1 1 1 1 1 1 1 1 1 1 1 1 1 1 1 1 1 1 1 0 0 ;
0 0 1 1 1 1 1 1 1 1 1 1 1 1 1 1 1 1 1 1 1 1 1 0 0 0 0 0 1 1 1 1 1 1 1 1 1 1 1 1 1 1 1 1 1 1 1 1 1 1 1 1 1 1 1 1 0 0 0 0 0 0 1 1 1 1 1 1 1 1 1 1 1 1 1 1 1 1 1 1 1 1 1 1 1 1 1 1 1 1 1 1 1 1 1 1 1 1 0 0 ;
0 0 1 1 1 1 1 1 1 1 1 1 1 1 1 1 1 1 1 1 1 1 1 0 0 0 0 0 1 1 1 1 1 1 1 1 1 1 1 1 1 1 1 1 1 1 1 1 1 1 1 1 1 1 1 1 0 0 0 0 0 0 1 1 1 1 1 1 1 1 1 1 1 1 1 1 1 1 1 1 1 1 1 1 1 1 1 1 1 1 1 1 1 1 1 1 1 1 0 0 ;
0 0 0 0 0 0 0 0 0 0 0 0 0 0 0 0 0 0 0 0 0 0 0 0 0 0 0 0 0 0 0 0 0 0 0 0 0 0 0 0 0 0 0 0 0 0 0 0 0 0 0 0 0 0 0 0 0 0 0 0 0 0 0 0 0 0 0 0 0 0 0 0 0 0 0 0 0 0 0 0 0 0 0 0 0 0 0 0 0 0 0 0 0 0 0 0 0 0 0 0 ;
0 0 0 0 0 0 0 0 0 0 0 0 0 0 0 0 0 0 0 0 0 0 0 0 0 0 0 0 0 0 0 0 0 0 0 0 0 0 0 0 0 0 0 0 0 0 0 0 0 0 0 0 0 0 0 0 0 0 0 0 0 0 0 0 0 0 0 0 0 0 0 0 0 0 0 0 0 0 0 0 0 0 0 0 0 0 0 0 0 0 0 0 0 0 0 0 0 0 0 0 ;
];
imshow(A);
axis on
hold on
title('Matrix: 100 x 100 From: (6,6) To: (93,6)');
xlabel('Width: 100');
ylabel('Height: 100');
X=[94,94,93,93,93,92,92,91,91,90,89,88,87,86,85,84,83,82,81,81,82,82,82,82,82,83,84,85,85,85,85,85,85,85,85,84,83,82,81,80,79,78,77,76,75,74,73,72,71,70,69,68,67,66,65,64,63,62,61,60,59,58,57,56,55,54,53,53,52,51,50,49,48,47,46,45,44,43,42,41,40,39,38,37,36,35,34,33,32,31,30,29,28,27,26,25,24,23,22,21,21,21,21,21,21,21,21,21,21,20,19,18,17,16,15,14,13,12,11,10,9,8,7,7];
Y=-[-7,-7,-8,-9,-10,-11,-12,-13,-14,-15,-16,-17,-18,-19,-20,-21,-22,-23,-24,-25,-26,-27,-28,-29,-30,-31,-32,-33,-34,-35,-36,-37,-38,-39,-40,-41,-41,-41,-41,-41,-42,-43,-44,-45,-46,-47,-48,-49,-50,-51,-52,-53,-54,-55,-56,-57,-58,-59,-60,-61,-62,-63,-64,-64,-64,-64,-63,-62,-61,-60,-59,-58,-57,-56,-55,-54,-53,-52,-51,-50,-49,-48,-47,-46,-45,-44,-43,-42,-41,-40,-39,-38,-37,-36,-35,-34,-33,-32,-31,-30,-29,-28,-27,-26,-25,-24,-23,-22,-21,-20,-19,-18,-17,-16,-15,-14,-13,-12,-11,-10,-9,-8,-7,-7];
hold on;
plot(X,Y,'r');
legend('331.451','Location','southoutside');
